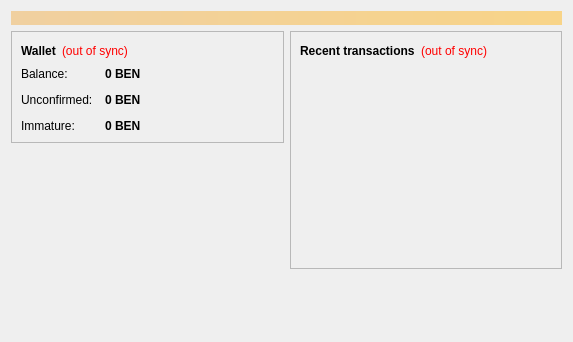
<?xml version="1.0" encoding="UTF-8"?>
<ui version="4.0">
 <class>OverviewPage</class>
 <widget class="QWidget" name="OverviewPage">
  <property name="geometry">
   <rect>
    <x>0</x>
    <y>0</y>
    <width>573</width>
    <height>342</height>
   </rect>
  </property>
  <property name="windowTitle">
   <string>Form</string>
  </property>
  <layout class="QVBoxLayout" name="topLayout">
   <item>
    <widget class="QLabel" name="labelAlerts">
     <property name="visible">
      <bool>false</bool>
     </property>
     <property name="styleSheet">
      <string notr="true">background-color: qlineargradient(x1: 0, y1: 0, x2: 1, y2: 0, stop:0 #F0D0A0, stop:1 #F8D488); color:#000000;</string>
     </property>
     <property name="wordWrap">
      <bool>true</bool>
     </property>
     <property name="margin">
      <number>3</number>
     </property>
    </widget>
   </item>
   <item>
    <layout class="QHBoxLayout" name="horizontalLayout" stretch="1,1">
     <item>
      <layout class="QVBoxLayout" name="verticalLayout_2">
       <item>
        <widget class="QFrame" name="frame">
         <property name="frameShape">
          <enum>QFrame::StyledPanel</enum>
         </property>
         <property name="frameShadow">
          <enum>QFrame::Raised</enum>
         </property>
         <layout class="QVBoxLayout" name="verticalLayout_4">
          <item>
           <layout class="QHBoxLayout" name="horizontalLayout_4">
            <item>
             <widget class="QLabel" name="label_5">
              <property name="font">
               <font>
                <weight>75</weight>
                <bold>true</bold>
               </font>
              </property>
              <property name="text">
               <string>Wallet</string>
              </property>
             </widget>
            </item>
            <item>
             <widget class="QLabel" name="labelWalletStatus">
              <property name="toolTip">
               <string>The displayed information may be out of date. Your wallet automatically synchronizes with the Bencoin network after a connection is established, but this process has not completed yet.</string>
              </property>
              <property name="styleSheet">
               <string notr="true">QLabel { color: red; }</string>
              </property>
              <property name="text">
               <string notr="true">(out of sync)</string>
              </property>
              <property name="alignment">
               <set>Qt::AlignLeading|Qt::AlignLeft|Qt::AlignVCenter</set>
              </property>
             </widget>
            </item>
            <item>
             <spacer name="horizontalSpacer_2">
              <property name="orientation">
               <enum>Qt::Horizontal</enum>
              </property>
              <property name="sizeHint" stdset="0">
               <size>
                <width>40</width>
                <height>20</height>
               </size>
              </property>
             </spacer>
            </item>
           </layout>
          </item>
          <item>
           <layout class="QFormLayout" name="formLayout_2">
            <property name="fieldGrowthPolicy">
             <enum>QFormLayout::AllNonFixedFieldsGrow</enum>
            </property>
            <property name="horizontalSpacing">
             <number>12</number>
            </property>
            <property name="verticalSpacing">
             <number>12</number>
            </property>
            <item row="0" column="0">
             <widget class="QLabel" name="label">
              <property name="text">
               <string>Balance:</string>
              </property>
             </widget>
            </item>
            <item row="0" column="1">
             <widget class="QLabel" name="labelBalance">
              <property name="font">
               <font>
                <weight>75</weight>
                <bold>true</bold>
               </font>
              </property>
              <property name="cursor">
               <cursorShape>IBeamCursor</cursorShape>
              </property>
              <property name="toolTip">
               <string>Your current balance</string>
              </property>
              <property name="text">
               <string notr="true">0 BEN</string>
              </property>
              <property name="textInteractionFlags">
               <set>Qt::LinksAccessibleByMouse|Qt::TextSelectableByKeyboard|Qt::TextSelectableByMouse</set>
              </property>
             </widget>
            </item>
            <item row="1" column="0">
             <widget class="QLabel" name="label_3">
              <property name="text">
               <string>Unconfirmed:</string>
              </property>
             </widget>
            </item>
            <item row="1" column="1">
             <widget class="QLabel" name="labelUnconfirmed">
              <property name="font">
               <font>
                <weight>75</weight>
                <bold>true</bold>
               </font>
              </property>
              <property name="cursor">
               <cursorShape>IBeamCursor</cursorShape>
              </property>
              <property name="toolTip">
               <string>Total of transactions that have yet to be confirmed, and do not yet count toward the current balance</string>
              </property>
              <property name="text">
               <string notr="true">0 BEN</string>
              </property>
              <property name="textInteractionFlags">
               <set>Qt::LinksAccessibleByMouse|Qt::TextSelectableByKeyboard|Qt::TextSelectableByMouse</set>
              </property>
             </widget>
            </item>
            <item row="2" column="0">
             <widget class="QLabel" name="labelImmatureText">
              <property name="text">
               <string>Immature:</string>
              </property>
             </widget>
            </item>
            <item row="2" column="1">
             <widget class="QLabel" name="labelImmature">
              <property name="font">
               <font>
                <weight>75</weight>
                <bold>true</bold>
               </font>
              </property>
              <property name="toolTip">
               <string>Mined balance that has not yet matured</string>
              </property>
              <property name="text">
               <string notr="true">0 BEN</string>
              </property>
              <property name="textInteractionFlags">
               <set>Qt::LinksAccessibleByMouse|Qt::TextSelectableByKeyboard|Qt::TextSelectableByMouse</set>
              </property>
             </widget>
            </item>
           </layout>
          </item>
         </layout>
        </widget>
       </item>
       <item>
        <spacer name="verticalSpacer">
         <property name="orientation">
          <enum>Qt::Vertical</enum>
         </property>
         <property name="sizeHint" stdset="0">
          <size>
           <width>20</width>
           <height>40</height>
          </size>
         </property>
        </spacer>
       </item>
      </layout>
     </item>
     <item>
      <layout class="QVBoxLayout" name="verticalLayout_3">
       <item>
        <widget class="QFrame" name="frame_2">
         <property name="frameShape">
          <enum>QFrame::StyledPanel</enum>
         </property>
         <property name="frameShadow">
          <enum>QFrame::Raised</enum>
         </property>
         <layout class="QVBoxLayout" name="verticalLayout">
          <item>
           <layout class="QHBoxLayout" name="horizontalLayout_2">
            <item>
             <widget class="QLabel" name="label_4">
              <property name="text">
               <string>&lt;b&gt;Recent transactions&lt;/b&gt;</string>
              </property>
             </widget>
            </item>
            <item>
             <widget class="QLabel" name="labelTransactionsStatus">
              <property name="toolTip">
               <string>The displayed information may be out of date. Your wallet automatically synchronizes with the Bencoin network after a connection is established, but this process has not completed yet.</string>
              </property>
              <property name="styleSheet">
               <string notr="true">QLabel { color: red; }</string>
              </property>
              <property name="text">
               <string notr="true">(out of sync)</string>
              </property>
              <property name="alignment">
               <set>Qt::AlignRight|Qt::AlignTrailing|Qt::AlignVCenter</set>
              </property>
             </widget>
            </item>
            <item>
             <spacer name="horizontalSpacer">
              <property name="orientation">
               <enum>Qt::Horizontal</enum>
              </property>
              <property name="sizeHint" stdset="0">
               <size>
                <width>40</width>
                <height>20</height>
               </size>
              </property>
             </spacer>
            </item>
           </layout>
          </item>
          <item>
           <widget class="QListView" name="listTransactions">
            <property name="styleSheet">
             <string notr="true">QListView { background: transparent; }</string>
            </property>
            <property name="frameShape">
             <enum>QFrame::NoFrame</enum>
            </property>
            <property name="verticalScrollBarPolicy">
             <enum>Qt::ScrollBarAlwaysOff</enum>
            </property>
            <property name="horizontalScrollBarPolicy">
             <enum>Qt::ScrollBarAlwaysOff</enum>
            </property>
            <property name="selectionMode">
             <enum>QAbstractItemView::NoSelection</enum>
            </property>
           </widget>
          </item>
         </layout>
        </widget>
       </item>
       <item>
        <spacer name="verticalSpacer_2">
         <property name="orientation">
          <enum>Qt::Vertical</enum>
         </property>
         <property name="sizeHint" stdset="0">
          <size>
           <width>20</width>
           <height>40</height>
          </size>
         </property>
        </spacer>
       </item>
      </layout>
     </item>
    </layout>
   </item>
  </layout>
 </widget>
 <resources/>
 <connections/>
</ui>
